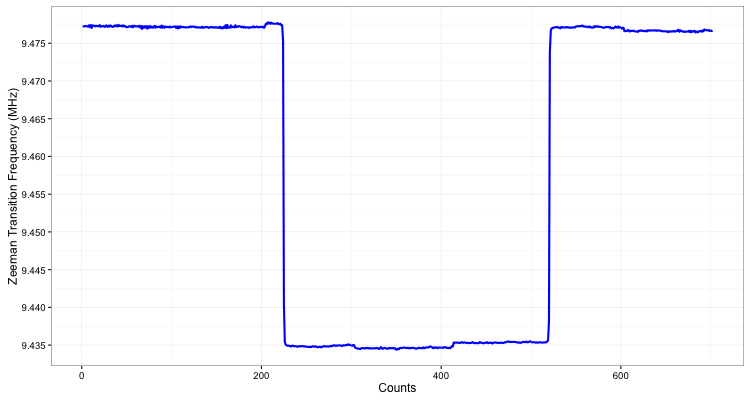

This figure's R source:
setwd('/Users/yunxiao/Documents/My Documents/Lab/My Thesis/template/metathesis-v2.0/data/epr')
library(ggplot2)
library(dplyr)

df <- read.csv("Protovec1T12h11m57sD11_29_2011.txt", header=FALSE)
df <- tbl_df(df)

colnames(df) = c('freq')
size <- length(df$freq)
df$freq <- df$freq/1000000
df$index <- c(1:size)

ggplot(df) +
  geom_line(aes(x=index, y=freq), color='blue', size=1) + 
  scale_y_continuous(breaks=seq(9.4, 9.5, 0.005)) +
  xlab('Counts') + 
  ylab('Zeeman Transition Frequency (MHz)') +
  theme_bw()
